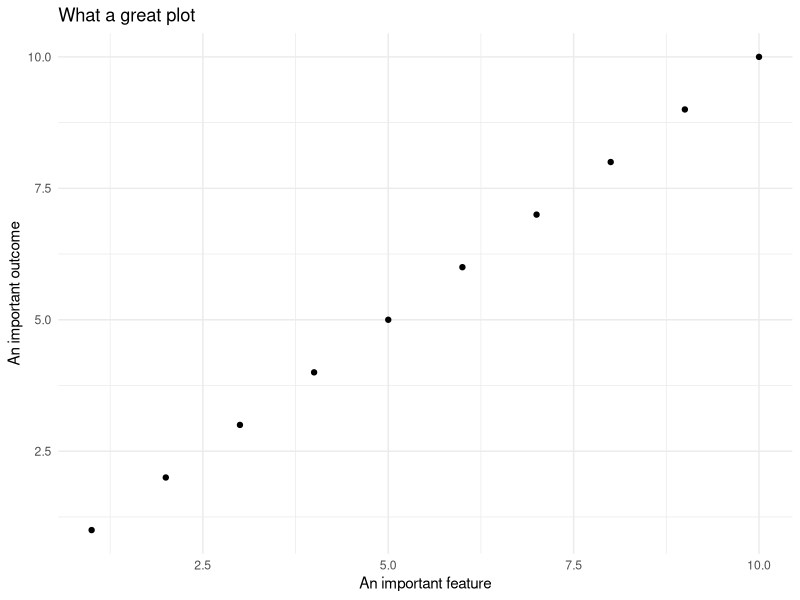

Here is the R script that generated this plot:
## ---- chunk 1
#| message: false
#| echo: false  
library(tidyverse) 
## ---- chunk 2
#| echo: false 
theme_set(theme_minimal())
## ---- chunk 3
#| echo: true 
# In this chunk, include the code to load your data. 
## ---- chunk 4
#| fig-cap: "This should be an informative caption about your plot"
#| label: fig-trust-partisanship
#| echo: true

# Create a plot that shows the relationship between respondents' 
# Party Identification (i.e. Democrat and Republican) and social trust. 
# Your plot should follow best practices such as: 
#  (i) clearly labeling axes; 
#  (ii) providing an informative title; 
#  (iii) avoiding unnecessary "decoration". 

# You can cross-reference this using @fig-trust-partisanship.

# For that last point, this means ensuring that every color, facet, 
# or visualization choice shows one (and only one) dimension of 
# the data. It also means not duplicating information. For example, 
# if you have columns labeled as Democrat and Republican, there is 
# no need to also use color as a plot feature. 
# (An exception to this would be if you are going to reuse a color 
# palette later in your report, and at that point the color carries 
# unique information.)

# You can delete this guidance in your final copy.

ggplot() + 
  aes(x = 1:10, y = 1:10) + 
  geom_point() + 
  labs(
    title = "What a great plot", 
    x     = "An important feature", 
    y     = "An important outcome"
  )
## ---- chunk 5
#| echo: true 
# Conduct the appropriate test, storing results into an object so 
# that you can reference test results programmatically. 
# Although we might not expect to see this in a report, 
# please also print the results of that test to the screen.

wilcox_test_results <- "fill this in with the test" 
wilcox_test_results
